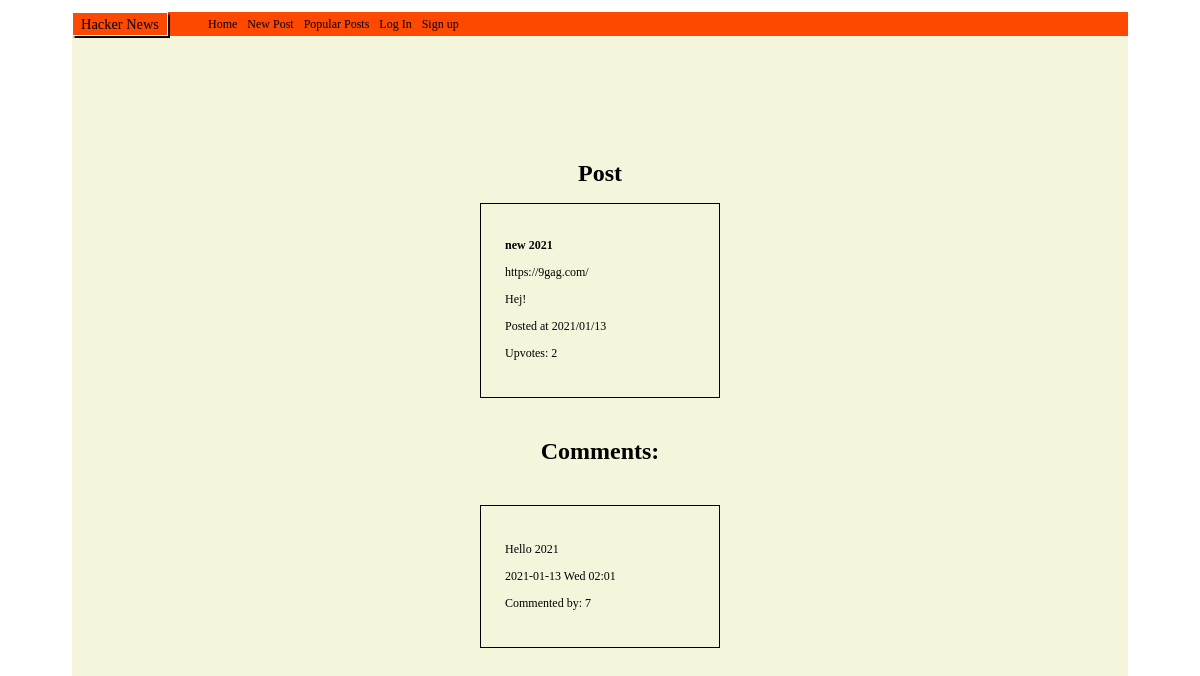
The app's page /comments.php?id=11 with its own data.
### tables this page shows
CREATE TABLE Posts (
	id integer PRIMARY KEY AUTOINCREMENT,
	title string,
	description string,
	post_url varchar,
	post_date datetime,
	user_id varchar,
	user_username varchar
);

CREATE TABLE Comments (
	comment string,
	comment_date datetime,
	user_id integer,
	post_id integer
);

### web/functions/postsFunction.php (called while the page is built, shortened)
<?php
function fetchPostbyId($pdo, $postId)
{
    $statement = $pdo->prepare("SELECT * FROM Posts WHERE id = :postId");
    $statement->bindParam(':postId', $postId);
    $statement->execute();
    $post = $statement->fetch(PDO::FETCH_ASSOC);
    return $post;
}

### web/functions/upvoteFunctions.php (called while the page is built, shortened)
<?php
function countUpvotes($pdo, $postId)
{
    $statement = $pdo->prepare('SELECT COUNT(*) FROM Likes WHERE post_id = :postId');
    $statement->bindParam(':postId', $postId, PDO::PARAM_INT);
    $statement->execute();
    $upvotes = $statement->fetch(PDO::FETCH_ASSOC);
    return $upvotes['COUNT(*)'];
}

### web/functions/commentsFunction.php (called while the page is built, shortened)
<?php
function fetchPostsComments($pdo, $postId)
{
    $statement = $pdo->prepare("SELECT Comments.*, Users.username
    FROM Comments
    INNER JOIN Users
    ON Comments.user_id = Users.id
    WHERE post_id = :postId
    ORDER BY Comments.post_id DESC");
    $statement->BindParam(':postId', $postId, PDO::PARAM_INT);
    $statement->execute();
    $userComments = $statement->fetchAll(PDO::FETCH_ASSOC);
    return $userComments;
}

### comments.php (the view, shortened to what this page needs)
<?php require __DIR__ . '/homepage/header.php'; ?>
<?php require __DIR__ . '/homepage/navbar.php'; ?>
<?php
if (isset($_GET['id'])) {
    $postId = $_GET['id'];
    $post = fetchPostbyId($pdo, $postId);
    $countUpvotes = countUpvotes($pdo, $postId);
    $userComments = fetchPostsComments($pdo, $postId);
}
?>
<div class="comment_form">
    <h1 class="post_comment_title">Post</h1>
    <div class="post_info">
        <h2><?= $post['title'] ?></h2>
        <p> <a href="<?= $post['post_url'] ?>"><?= $post['post_url'] ?> </a></p>
        <p><?= $post['description'] ?></p>
        <p>Posted at <?= $post['post_date'] ?></p>
        <p> Upvotes: <?php echo $countUpvotes; ?></p>
    </div>
    <div class="">
        <h5 class="post_comment_title">Comments:</h5>
        <div class="user_comments">
            <?php foreach ($userComments as $userComment) : ?>
                <p><?= $userComment['comment']; ?></p>
                <p><?= $userComment['comment_date']; ?></p>
                <p> Commented by: <?= $userComment['user_id']; ?></p>
<?php endforeach; ?>

### css assests/index.css (style rules this page uses)
* { box-sizing: border-box; font-size: 12px; }
body { height: 100vh; margin: 0; padding-top: 1rem; padding-left: 6rem; padding-right: 6rem; }

### css assests/navBar.css (style rules this page uses)
a { text-decoration: none; color: black; }

### css assests/comments.css (style rules this page uses)
.comment_form { height: 90vh; background-color: beige; display: flex; justify-content: center; align-items: center; flex-direction: column; }
.post_info { box-sizing: border-box; border: solid 1px black; padding: 2rem; width: 20rem; }
.user_comments { box-sizing: border-box; border: solid 1px black; padding: 2rem; width: 20rem; }
.post_comment_title { font-size: 2rem; display: flex; justify-content: center; align-items: center; }

### records on screen
posts: title "new 2021", post_url "https://9gag.com/", description "Hej!", post_date "2021/01/13"
comments: comment "Hello 2021", comment_date "2021-01-13 Wed 02:01", user "7"

### other values on screen
$countUpvotes "2"
